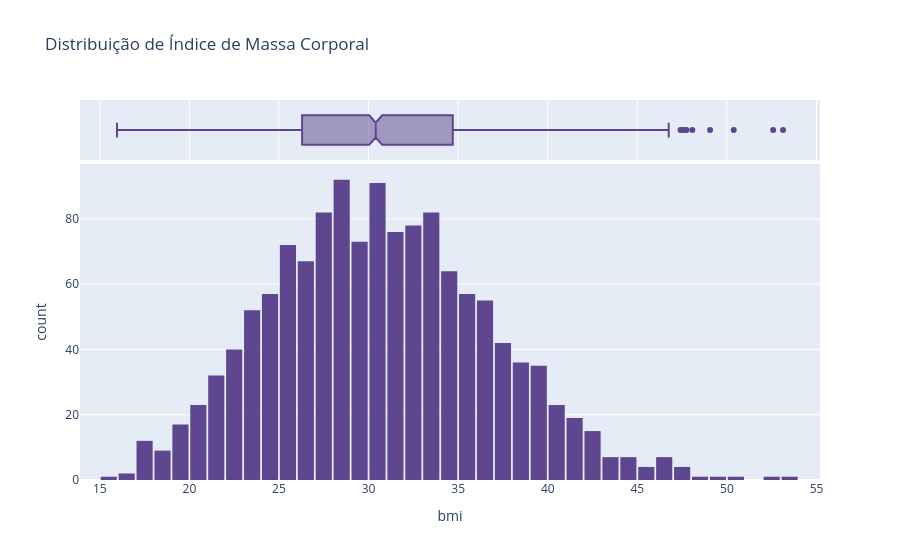

Notebook code cell kept with this figure:
### Code cell
fig = px.histogram(df,
                   x='bmi',
                   marginal='box',
                   nbins=47,
                   color_discrete_sequence=px.colors.qualitative.Prism,
                   title='Distribuição de Índice de Massa Corporal')
fig.update_layout(bargap=0.1)
fig.show()

### Figure 1 — Plotly figure (JSON) as saved in the notebook; plotly's stock layout.template omitted (floating-point values rounded to 4 significant figures; data arrays with more than 128 entries replaced by an {"elided": "..."} marker saying what was removed)
{"data": [{"bingroup": "x", "hovertemplate": "bmi=%{x}<br>count=%{y}<extra></extra>", "legendgroup": "", "marker": {"color": "rgb(95, 70, 144)", "pattern": {"shape": ""}}, "name": "", "nbinsx": 47, "orientation": "v", "showlegend": false, "type": "histogram", "x": {"elided": "1338 float values"}, "xaxis": "x", "yaxis": "y"}, {"hovertemplate": "bmi=%{x}<extra></extra>", "legendgroup": "", "marker": {"color": "rgb(95, 70, 144)"}, "name": "", "notched": true, "showlegend": false, "type": "box", "x": {"elided": "1338 float values"}, "xaxis": "x2", "yaxis": "y2"}], "layout": {"bargap": 0.1, "barmode": "relative", "legend": {"tracegroupgap": 0}, "title": {"text": "Distribuição de Índice de Massa Corporal"}, "xaxis": {"anchor": "y", "domain": [0, 1], "title": {"text": "bmi"}}, "xaxis2": {"anchor": "y2", "domain": [0, 1], "matches": "x", "showgrid": true, "showticklabels": false}, "yaxis": {"anchor": "x", "domain": [0, 0.8316], "title": {"text": "count"}}, "yaxis2": {"anchor": "x2", "domain": [0.8416, 1], "matches": "y2", "showgrid": false, "showline": false, "showticklabels": false, "ticks": ""}}}
